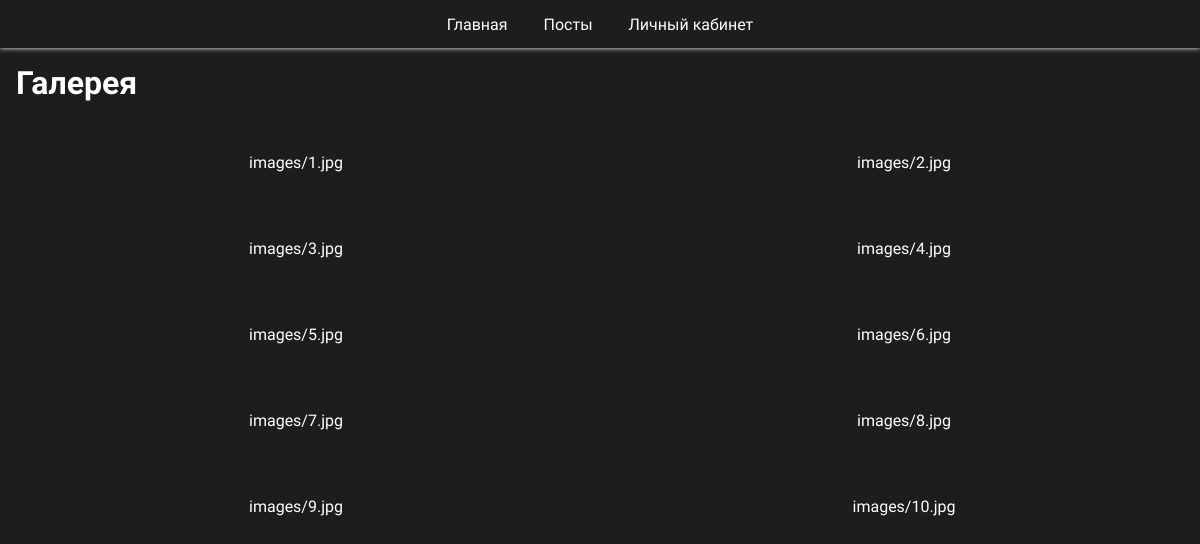
Page /HTDOCS/pract26/index.php on the committed database.
### tables this page shows
CREATE TABLE `photos` (
  `Id` int(11) NOT NULL AUTO_INCREMENT,
  `Uid` int(11) NOT NULL,
  `Image` text NOT NULL,
  `Text` text NOT NULL,
  `Tags` text NOT NULL,
  PRIMARY KEY (`Id`)
);

### HTDOCS/pract23/DB.php (called while the page is built, shortened)
<?php
class DB {
  static $host = 'localhost';
  static $user = 'root';
  static $password = '';
  static $database = 'photodb';
  public function __construct() {
    $this->link = new mysqli(DB::$host, DB::$user, DB::$password, DB::$database);
    $this->link->set_charset('utf8');
  }
  public function get_all_photos() {
    $sql_result = $this->link->query('SELECT * FROM photos');
    if ($sql_result->num_rows) {
      return $this->link->query('SELECT * from `photos`')->fetch_all(MYSQLI_ASSOC);
    }
    return [];
  }
}

### HTDOCS/pract26/index.php (the view, shortened to what this page needs)
<?php
  $db = new Photos\DB();
  $data = $db->get_all_photos();
?>
<!DOCTYPE html>
<html lang="en">
<head>
  <link rel="stylesheet" href="style.css">
  <link rel="stylesheet" href="media.css">
</head>
<body>
  <?php include "header.php" ?>
  <h1>Галерея</h1>
  <div id="grid">
    <?php foreach ($data as $photo): ?>
      <?= (new Photos\Photo($photo["Id"], $photo["Image"], $photo["Text"]))->get_html() ?>
    <?php endforeach; ?>
  </div>
</body>
</html>

### HTDOCS/pract24/Photo.php (shortened to what this page needs)
<?php
class Photo {
  private $image;
  private $text;
  public function __construct($image, $text) {
    $this->image = $image;
    $this->text = $text;
  }
  public function get_html() {
    return "<div class='photo'>" .
             "<img src='$this->image' alt=''>" .
             "<p>$this->text</p>" .
           "</div>";
  }
}
?>

### HTDOCS/pract26/style.css (style rules this page uses)
body { margin: 0; color: #fff; font-family: 'Bellota Text', sans-serif; background: #1d1d1d; }
h1 { margin: 1rem; }
#grid { display: grid; grid-template-rows: 1fr 1fr; grid-template-columns: 1fr 1fr; grid-gap: 1rem; }
.photo p { text-align: center; }
.photo { color: #fff; text-decoration: none; }

### rows in the picture
photos: Image "images/1.jpg"
photos: Image "images/2.jpg"
photos: Image "images/3.jpg"
photos: Image "images/4.jpg"
photos: Image "images/5.jpg"
photos: Image "images/6.jpg"
photos: Image "images/7.jpg"
photos: Image "images/8.jpg"
photos: Image "images/9.jpg"
photos: Image "images/10.jpg"
